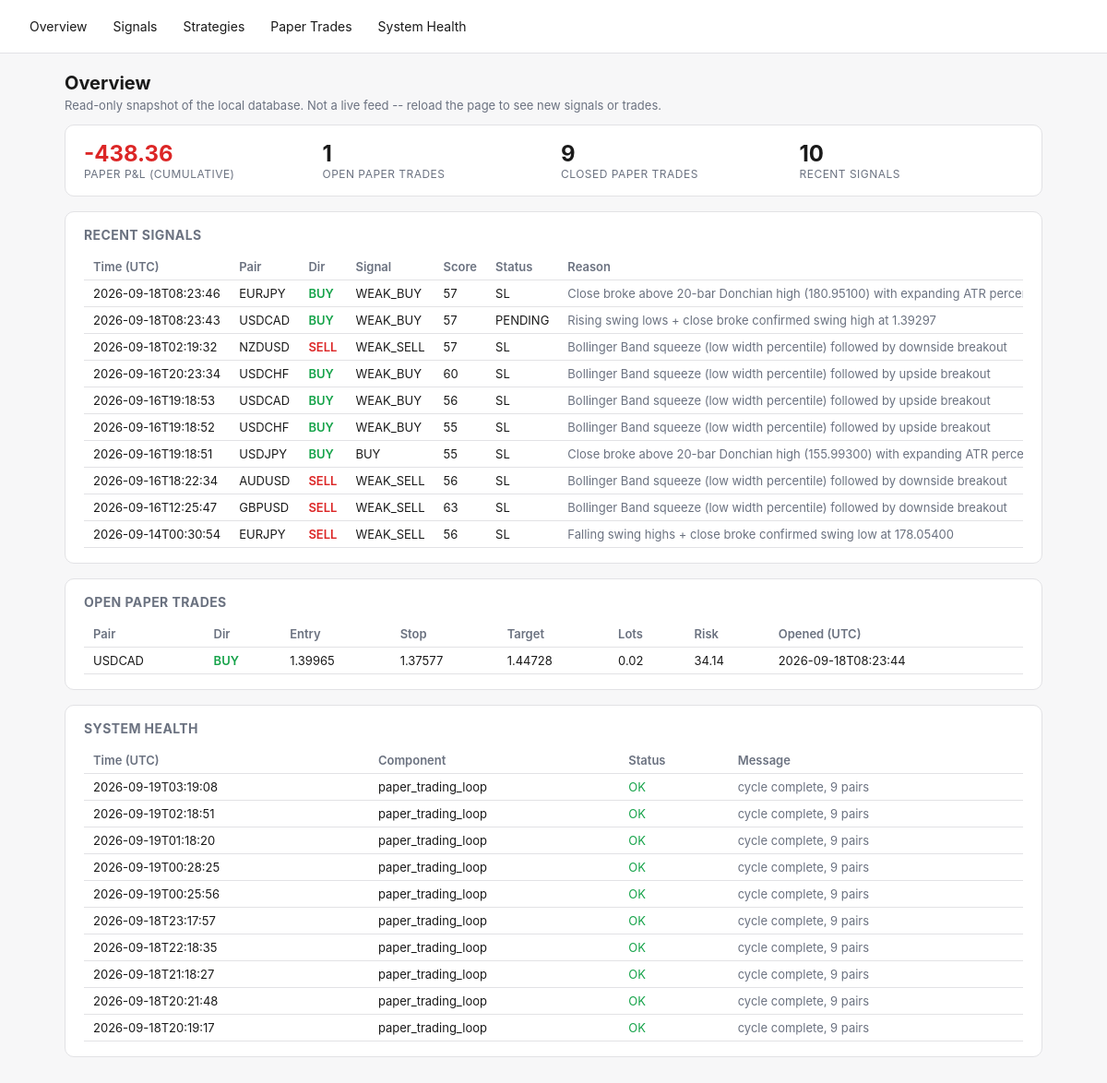
Before: / with the older database file.
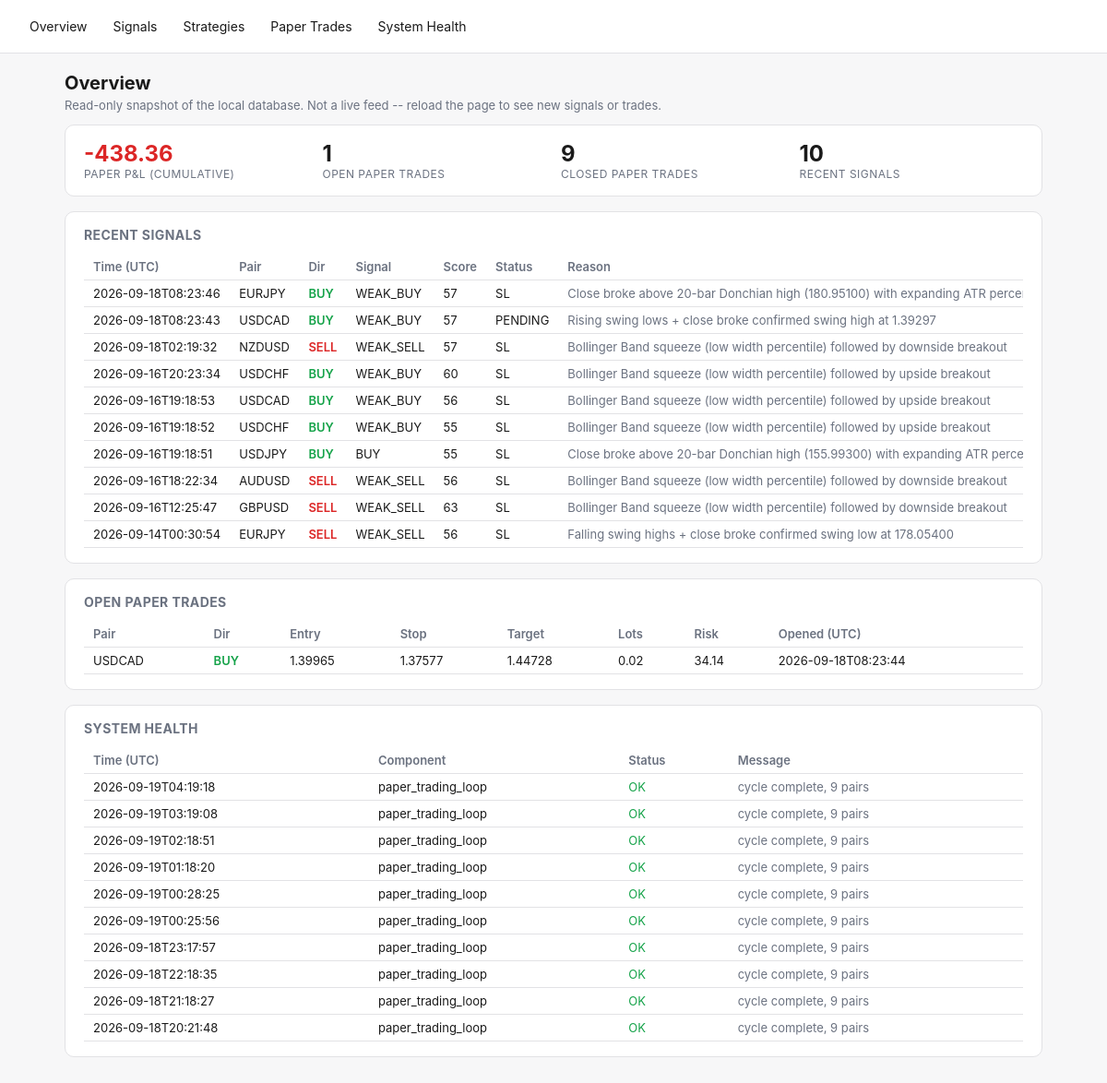
After: the same page with the newer database file.
### tables this page shows
CREATE TABLE signal_outcomes (
    signal_id TEXT PRIMARY KEY REFERENCES signals(id),
    resolved_at TEXT,
    outcome TEXT,          -- TP | SL | EXPIRED | INVALIDATED
    exit_price REAL,
    pnl_r REAL
);

CREATE TABLE signals (
    id TEXT PRIMARY KEY,
    pair TEXT NOT NULL,
    direction TEXT NOT NULL,
    overall_signal TEXT NOT NULL,
    score REAL NOT NULL,
    entry_low REAL, entry_high REAL, stop_loss REAL,
    take_profit_1 REAL, take_profit_2 REAL,
    spread_pips REAL,
    regime TEXT,
    strategies_agree_json TEXT,
    reason TEXT,
    status TEXT NOT NULL DEFAULT 'PENDING',
    created_at TEXT NOT NULL
, timeframe TEXT NOT NULL DEFAULT 'H4');

CREATE TABLE paper_trades (
    id INTEGER PRIMARY KEY AUTOINCREMENT,
    signal_id TEXT REFERENCES signals(id),
    pair TEXT NOT NULL,
    direction TEXT NOT NULL,
    entry_time TEXT NOT NULL,
    entry_price REAL NOT NULL,
    stop_loss REAL NOT NULL,
    take_profit REAL NOT NULL,
    lots REAL,                 -- position size at entry (fx_engine.position_sizing), if it could be computed
    risk_amount REAL,          -- dollar amount risked at entry, lots * stop_distance * pip_value
    exit_time TEXT,
    exit_price REAL,
    exit_reason TEXT,
    pnl_r REAL,
    pnl_amount REAL,           -- real dollar P&L = pnl_r * risk_amount (NULL if risk_amount unknown)
    created_at TEXT NOT NULL
, timeframe TEXT NOT NULL DEFAULT 'H4');

CREATE TABLE system_health (
    id INTEGER PRIMARY KEY AUTOINCREMENT,
    component TEXT NOT NULL,
    status TEXT NOT NULL,       -- OK | WARN | ERROR
    message TEXT,
    checked_at TEXT NOT NULL
);

### fx_engine/dashboard.py (the view)
    @app.route("/")
    def overview():
        d = get_db()
        signals = d.recent_signals(limit=10)
        health = d.recent_health(limit=10)
        open_trades = d.open_paper_trades()
        curve = d.paper_equity_curve()
        latest_equity = curve[-1]["cumulative"] if curve else 0.0
        return render_template(
            "overview.html", signals=signals, health=health, open_trades=open_trades,
            latest_equity=latest_equity, total_closed=len(curve),
        )

### fx_engine/db.py (called while the page is built)
    @contextmanager
    def _conn(self):
        conn = sqlite3.connect(self.path)
        conn.row_factory = sqlite3.Row
        try:
            yield conn
            conn.commit()
        finally:
            conn.close()

    def open_paper_trades(self) -> list[dict]:
        with self._conn() as conn:
            rows = conn.execute("SELECT * FROM paper_trades WHERE exit_time IS NULL").fetchall()
        return [dict(r) for r in rows]

    def recent_signals(self, limit: int = 50) -> list[dict]:
        with self._conn() as conn:
            rows = conn.execute(
                """SELECT s.*, o.outcome, o.pnl_r AS outcome_pnl_r, o.exit_price AS outcome_exit_price
                   FROM signals s LEFT JOIN signal_outcomes o ON o.signal_id = s.id
                   ORDER BY s.created_at DESC LIMIT ?""",
                (limit,),
            ).fetchall()
        return [dict(r) for r in rows]

    def paper_equity_curve(self) -> list[dict]:
        with self._conn() as conn:
            rows = conn.execute(
                """SELECT exit_time, pnl_amount FROM paper_trades
                   WHERE exit_time IS NOT NULL AND pnl_amount IS NOT NULL
                   ORDER BY exit_time ASC"""
            ).fetchall()
        cumulative = 0.0
        curve = []
        for r in rows:
            cumulative += r["pnl_amount"]
            curve.append({"exit_time": r["exit_time"], "pnl_amount": r["pnl_amount"], "cumulative": cumulative})
        return curve

    def recent_health(self, limit: int = 50) -> list[dict]:
        with self._conn() as conn:
            rows = conn.execute(
                "SELECT * FROM system_health ORDER BY id DESC LIMIT ?", (limit,),
            ).fetchall()
        return [dict(r) for r in rows]

### fx_engine/templates/overview.html (shortened to what this page needs)
{% extends "base.html" %}
{% block content %}
<h1>Overview</h1>
<p class="lede">Read-only snapshot of the local database. Not a live feed -- reload the page to see new signals or trades.</p>
<div class="card stat-row">
  <div class="stat">
    <div class="value" style="color:{{ 'var(--green)' if latest_equity >= 0 else 'var(--red)' }}">{{ "%.2f"|format(latest_equity) }}</div>
    <div class="label">Paper P&amp;L (cumulative)</div>
  </div>
  <div class="stat"><div class="value">{{ open_trades|length }}</div><div class="label">Open paper trades</div></div>
  <div class="stat"><div class="value">{{ total_closed }}</div><div class="label">Closed paper trades</div></div>
  <div class="stat"><div class="value">{{ signals|length }}</div><div class="label">Recent signals</div></div>
</div>
<div class="card">
  <h2>Recent Signals</h2>
  <div class="overflow">
  <table>
    <tr><th>Time (UTC)</th><th>Pair</th><th>Dir</th><th>Signal</th><th>Score</th><th>Status</th><th>Reason</th></tr>
    {% for s in signals %}
    <tr>
      <td>{{ s.created_at[:19] }}</td>
      <td>{{ s.pair }}</td>
      <td class="{{ 'buy' if s.direction=='BUY' else 'sell' }}">{{ s.direction }}</td>
      <td>{{ s.overall_signal }}</td>
      <td>{{ "%.0f"|format(s.score) }}</td>
      <td>{{ s.status }}</td>
      <td class="muted">{{ s.reason }}</td>
    </tr>
    {% else %}
    <tr><td colspan="7" class="muted">No signals yet -- run `python -m fx_engine.main signal-once` or `paper`.</td></tr>
    {% endfor %}
  </table>
  </div>
</div>
<div class="card">
  <h2>Open Paper Trades</h2>
  <div class="overflow">
  <table>
    <tr><th>Pair</th><th>Dir</th><th>Entry</th><th>Stop</th><th>Target</th><th>Lots</th><th>Risk</th><th>Opened (UTC)</th></tr>
    {% for t in open_trades %}
    <tr>
      <td>{{ t.pair }}</td>
      <td class="{{ 'buy' if t.direction=='BUY' else 'sell' }}">{{ t.direction }}</td>
      <td>{{ "%.5f"|format(t.entry_price) }}</td>
      <td>{{ "%.5f"|format(t.stop_loss) }}</td>
      <td>{{ "%.5f"|format(t.take_profit) }}</td>
      <td>{{ t.lots if t.lots is not none else "-" }}</td>
      <td>{{ "%.2f"|format(t.risk_amount) if t.risk_amount is not none else "-" }}</td>
      <td>{{ t.entry_time[:19] }}</td>
    </tr>
    {% else %}
    <tr><td colspan="8" class="muted">No open paper trades.</td></tr>
    {% endfor %}
  </table>
  </div>
</div>
<div class="card">
  <h2>System Health</h2>
  <div class="overflow">
  <table>
    <tr><th>Time (UTC)</th><th>Component</th><th>Status</th><th>Message</th></tr>
    {% for h in health %}
    <tr>
      <td>{{ h.checked_at[:19] }}</td>
      <td>{{ h.component }}</td>
      <td class="{{ 'ok' if h.status=='OK' else ('warn' if h.status=='WARN' else 'error') }}">{{ h.status }}</td>
      <td class="muted">{{ h.message }}</td>
    </tr>
    {% else %}
    <tr><td colspan="4" class="muted">No health checks logged yet.</td></tr>
    {% endfor %}
  </table>
  </div>
</div>
{% endblock %}

### fx_engine/templates/base.html (shortened to what this page needs)
<!doctype html>
<html lang="en">
<head>
</head>
<body>
<nav>
  <a href="{{ url_for('overview') }}">Overview</a>
  <a href="{{ url_for('signals_page') }}">Signals</a>
  <a href="{{ url_for('strategies_page') }}">Strategies</a>
  <a href="{{ url_for('paper_trades_page') }}">Paper Trades</a>
  <a href="{{ url_for('health_page') }}">System Health</a>
</nav>
<main>
{% block content %}{% endblock %}
</main>
</body>
</html>

### fx_engine/templates/base.html (style rules this page uses)
:root { --bg:#f7f7f8; --fg:#1a1a1a; --card:#ffffff; --border:#e2e2e5; --accent:#2563eb; --green:#16a34a; --red:#dc2626; --amber:#d97706; --muted:#6b7280; }
* { box-sizing: border-box; }
body { margin:0; font-family:-apple-system,BlinkMacSystemFont,"Segoe UI",sans-serif; background:var(--bg); color:var(--fg); }
nav { display:flex; gap:4px; padding:12px 20px; border-bottom:1px solid var(--border); background:var(--card); flex-wrap:wrap; }
nav a { color:var(--fg); text-decoration:none; padding:8px 12px; border-radius:6px; font-size:14px; }
main { padding:20px; max-width:1100px; margin:0 auto; }
.card { background:var(--card); border:1px solid var(--border); border-radius:10px; padding:16px 20px; margin-bottom:16px; }
table { width:100%; border-collapse:collapse; font-size:13px; }
th, td { text-align:left; padding:6px 10px; border-bottom:1px solid var(--border); white-space:nowrap; }
th { color:var(--muted); font-weight:600; }
.buy { color:var(--green); font-weight:600; }
.sell { color:var(--red); font-weight:600; }
.ok { color:var(--green); }
.muted { color:var(--muted); }
.stat-row { display:flex; gap:16px; flex-wrap:wrap; }
.stat { flex:1; min-width:140px; }
.stat .value { font-size:24px; font-weight:700; }
.stat .label { font-size:12px; color:var(--muted); text-transform:uppercase; letter-spacing:.04em; }
h1 { font-size:20px; margin:0 0 4px; }
h2 { font-size:14px; margin:0 0 12px; color:var(--muted); text-transform:uppercase; letter-spacing:.03em; }
p.lede { color:var(--muted); font-size:13px; margin-top:0; }
.overflow { overflow-x:auto; }

Changed rows visible on the page:
no longer on this page (row unchanged): system_health: checked_at "2026-09-18T20:19:17", component "paper_trading_loop", status "OK", message "cycle complete, 9 pairs"
added system_health: checked_at "2026-09-19T04:19:18", component "paper_trading_loop", status "OK", message "cycle complete, 9 pairs"
